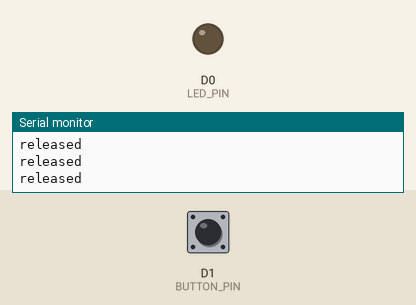
Bench run of a sketch on a simulated ESP8266 (NodeMCU). Shown: output pins drawn as LEDs (lit = HIGH), the last lines printed to the serial monitor. The inputs (shaded band) are chosen by the test bench; at power-on: D1 (BUTTON_PIN) HIGH.

Above: at 1.2 s.
1.3 s: D1 (BUTTON_PIN) pulled LOW for 0.15 s
At 1.4 s:
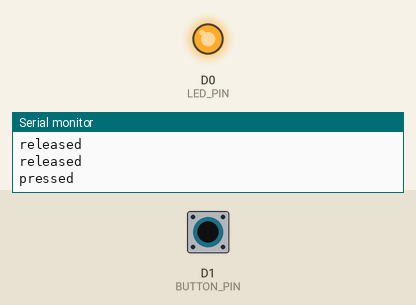
3.0 s: D1 (BUTTON_PIN) pulled LOW for 3.2 s
At 6.8 s:
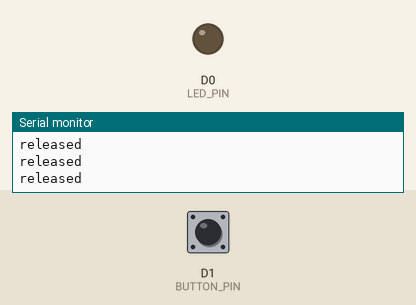
Timing chart, 0 to 8.3 s (numbered marks = the images above; inputs shaded):
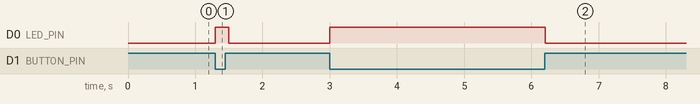

Measured:
- after the input at 1.3 s, D0 (LED_PIN): LOW → HIGH at once, → LOW 0.20 s later
- after the input at 3.0 s, D0 (LED_PIN): LOW → HIGH at once, → LOW 3.2 s later

The sketch:

01_button.ino
```cpp
// D0 → 저항 330옴 → LED 긴 다리, LED 짧은 다리 → GND.
// D1 → 버튼 → GND. 내부 풀업이므로 안 누름 HIGH, 누름 LOW입니다.
const int LED_PIN = D0;
const int BUTTON_PIN = D1;
void setup() {
  Serial.begin(115200);
  pinMode(LED_PIN, OUTPUT);
  pinMode(BUTTON_PIN, INPUT_PULLUP);
}
void loop() {
  bool pressed = digitalRead(BUTTON_PIN) == LOW;
  digitalWrite(LED_PIN, pressed ? HIGH : LOW);
  Serial.println(pressed ? "pressed" : "released");
  delay(100);  // 첫 예제의 관찰 간격입니다. 후속 센서는 millis로 주기를 관리합니다.
}
```
